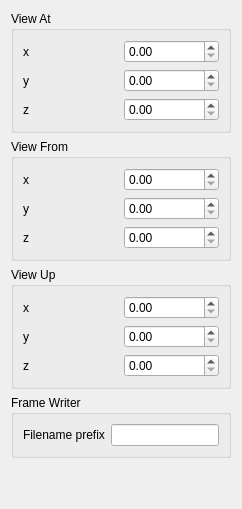
      <widget class="QWidget" name="CameraTab">
       <attribute name="title">
        <string>Camera</string>
       </attribute>
       <layout class="QVBoxLayout" name="verticalLayout_10">
        <item>
         <widget class="QGroupBox" name="groupBox_11">
          <property name="title">
           <string>View At</string>
          </property>
          <layout class="QGridLayout" name="gridLayout_20">
           <item row="4" column="0">
            <widget class="QLabel" name="label_45">
             <property name="text">
              <string>z</string>
             </property>
            </widget>
           </item>
           <item row="4" column="2">
            <widget class="QDoubleSpinBox" name="doubleSpinBox_15"/>
           </item>
           <item row="3" column="2">
            <widget class="QDoubleSpinBox" name="doubleSpinBox_14"/>
           </item>
           <item row="3" column="0">
            <widget class="QLabel" name="label_46">
             <property name="text">
              <string>y</string>
             </property>
            </widget>
           </item>
           <item row="2" column="0">
            <widget class="QLabel" name="label_44">
             <property name="text">
              <string>x</string>
             </property>
            </widget>
           </item>
           <item row="2" column="2">
            <widget class="QDoubleSpinBox" name="doubleSpinBox_13"/>
           </item>
          </layout>
         </widget>
        </item>
        <item>
         <widget class="QGroupBox" name="groupBox_13">
          <property name="title">
           <string>View From</string>
          </property>
          <layout class="QGridLayout" name="gridLayout_22">
           <item row="4" column="0">
            <widget class="QLabel" name="label_50">
             <property name="text">
              <string>z</string>
             </property>
            </widget>
           </item>
           <item row="4" column="2">
            <widget class="QDoubleSpinBox" name="doubleSpinBox_19"/>
           </item>
           <item row="3" column="2">
            <widget class="QDoubleSpinBox" name="doubleSpinBox_20"/>
           </item>
           <item row="3" column="0">
            <widget class="QLabel" name="label_51">
             <property name="text">
              <string>y</string>
             </property>
            </widget>
           </item>
           <item row="2" column="0">
            <widget class="QLabel" name="label_52">
             <property name="text">
              <string>x</string>
             </property>
            </widget>
           </item>
           <item row="2" column="2">
            <widget class="QDoubleSpinBox" name="doubleSpinBox_21"/>
           </item>
          </layout>
         </widget>
        </item>
        <item>
         <widget class="QGroupBox" name="groupBox_12">
          <property name="title">
           <string>View Up</string>
          </property>
          <layout class="QGridLayout" name="gridLayout_21">
           <item row="4" column="0">
            <widget class="QLabel" name="label_47">
             <property name="text">
              <string>z</string>
             </property>
            </widget>
           </item>
           <item row="4" column="2">
            <widget class="QDoubleSpinBox" name="doubleSpinBox_16"/>
           </item>
           <item row="3" column="2">
            <widget class="QDoubleSpinBox" name="doubleSpinBox_17"/>
           </item>
           <item row="3" column="0">
            <widget class="QLabel" name="label_48">
             <property name="text">
              <string>y</string>
             </property>
            </widget>
           </item>
           <item row="2" column="0">
            <widget class="QLabel" name="label_49">
             <property name="text">
              <string>x</string>
             </property>
            </widget>
           </item>
           <item row="2" column="2">
            <widget class="QDoubleSpinBox" name="doubleSpinBox_18"/>
           </item>
          </layout>
         </widget>
        </item>
        <item>
         <widget class="QGroupBox" name="groupBox_14">
          <property name="title">
           <string>Frame Writer</string>
          </property>
          <layout class="QHBoxLayout" name="horizontalLayout_2">
           <item>
            <widget class="QLabel" name="label_53">
             <property name="text">
              <string>Filename prefix</string>
             </property>
            </widget>
           </item>
           <item>
            <widget class="QLineEdit" name="lineEdit"/>
           </item>
          </layout>
         </widget>
        </item>
        <item>
         <spacer name="verticalSpacer_6">
          <property name="orientation">
           <enum>Qt::Vertical</enum>
          </property>
          <property name="sizeHint" stdset="0">
           <size>
            <width>20</width>
            <height>40</height>
           </size>
          </property>
         </spacer>
        </item>
       </layout>
      </widget>
